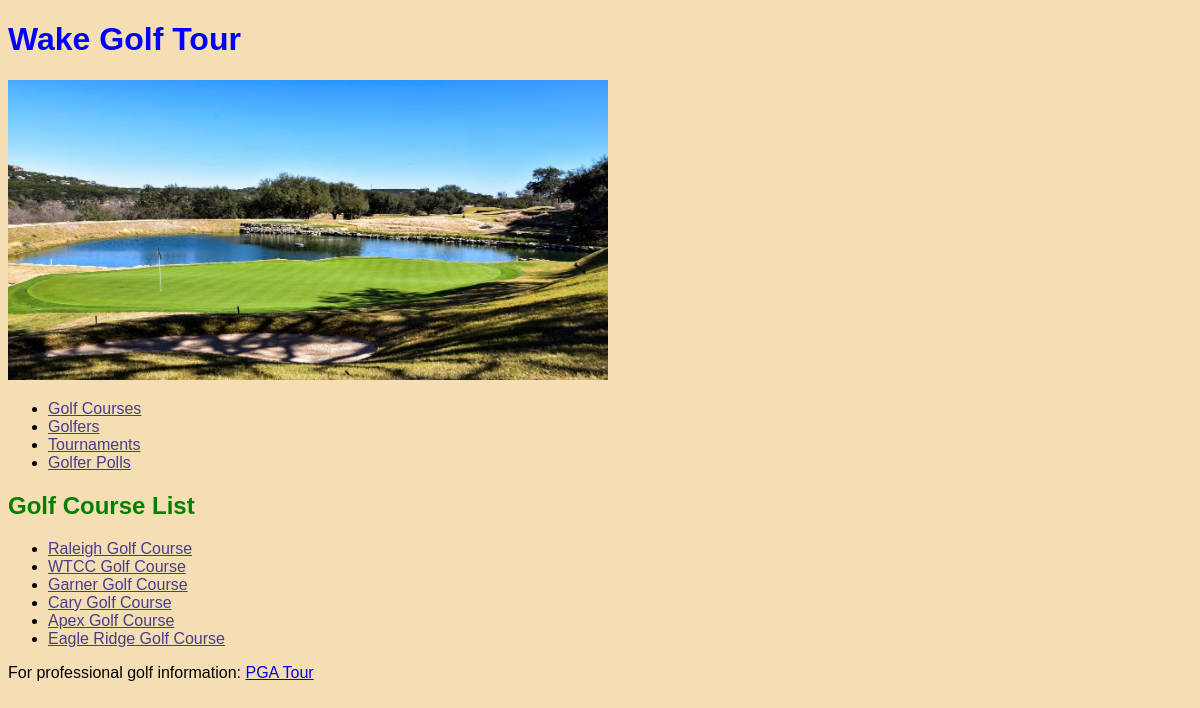
The page /golf_course/ on the database its author committed.
### golf_course/models.py (models this page shows, shortened)
class GolfCourse(models.Model):
    course_id = models.IntegerField(primary_key=True)
    course_name = models.TextField()
    course_total_par = models.IntegerField()
    class Meta:
        managed = False
        db_table = 'GolfCourse'
        verbose_name = 'Golf Course'
        verbose_name_plural = 'Golf Courses'

### golf_course/views.py (the view)
# urls.py: path('', views.GolfCourseListView.as_view(),
class GolfCourseListView(generic.ListView):
    model = GolfCourse
    template_name = 'golf_course/golf_course_list.html'
    context_object_name = 'golf_courses'

### golf_course/templates/golf_course/golf_course_list.html (shortened to what this page needs)
{% extends parent_template|default:"golf_course/base_golf_course.html" %}
{% block content %}
  <h2>Golf Course List</h2>
    {% if golf_courses %}
      <ul>
          {% for course in golf_courses %}
            <li><a href="/golf_course/{{ course.course_id }}/">
                   {{ course.course_name }}</a></li>
          {% endfor %}
      </ul>
    {% else %}
      <p>No Golf Courses are available.</p>
    {% endif %}
{% endblock %}

### golf_course/static/golf_course/styles.css (style rules this page uses)
body { background-color: wheat; font-family: Verdana, Geneva, sans-serif }
h2 { color: green; font-family: Arial, Helvetica, sans-serif margin-left: 20px; }
li a { color: darkslateblue; font-family: Arial, Helvetica, sans-serif }

### rows shown on the page
GolfCourse: course_name "Raleigh Golf Course"
GolfCourse: course_name "WTCC Golf Course"
GolfCourse: course_name "Garner Golf Course"
GolfCourse: course_name "Cary Golf Course"
GolfCourse: course_name "Apex Golf Course"
GolfCourse: course_name "Eagle Ridge Golf Course"
